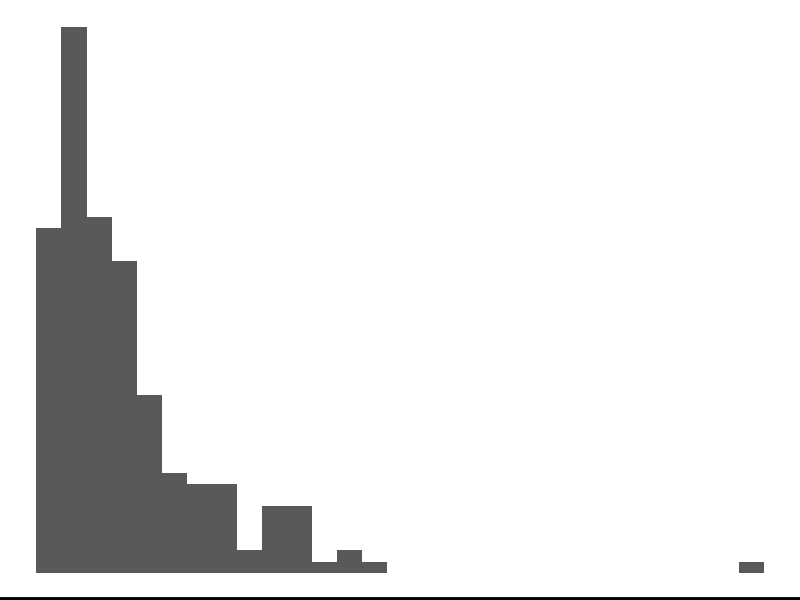
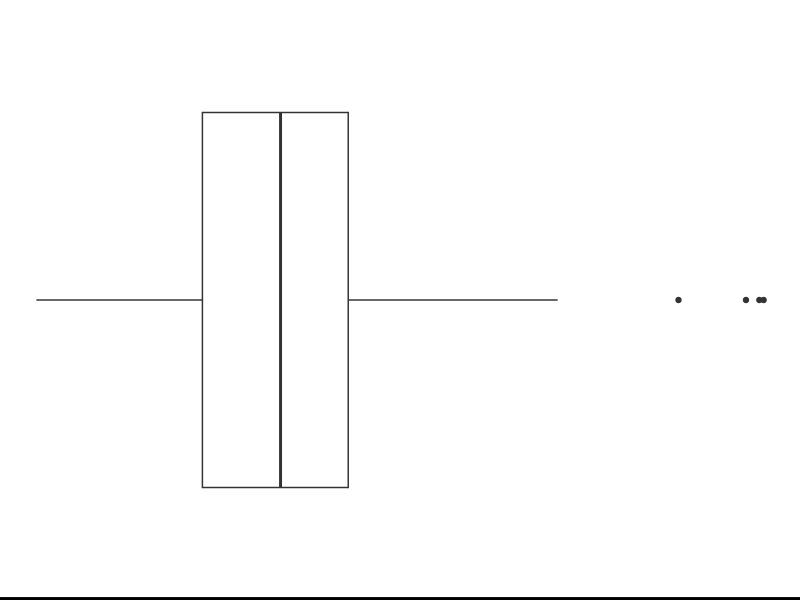
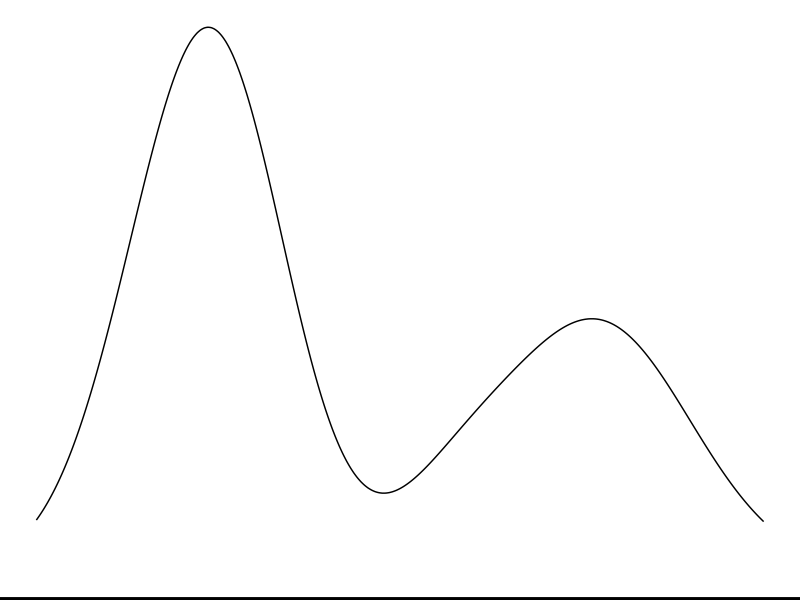
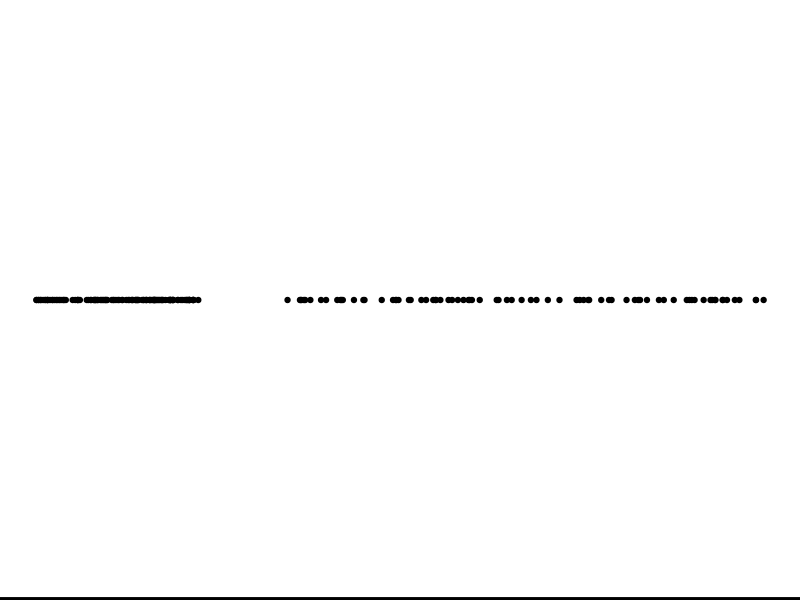
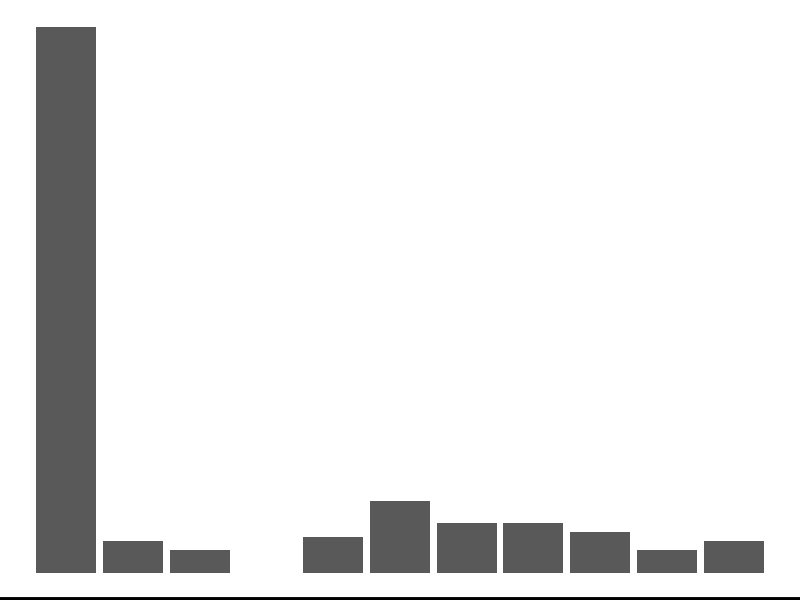
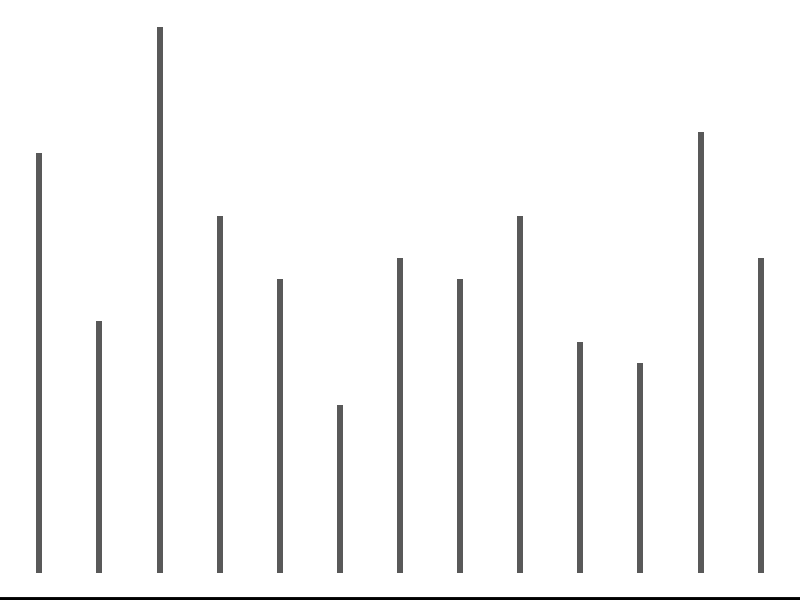
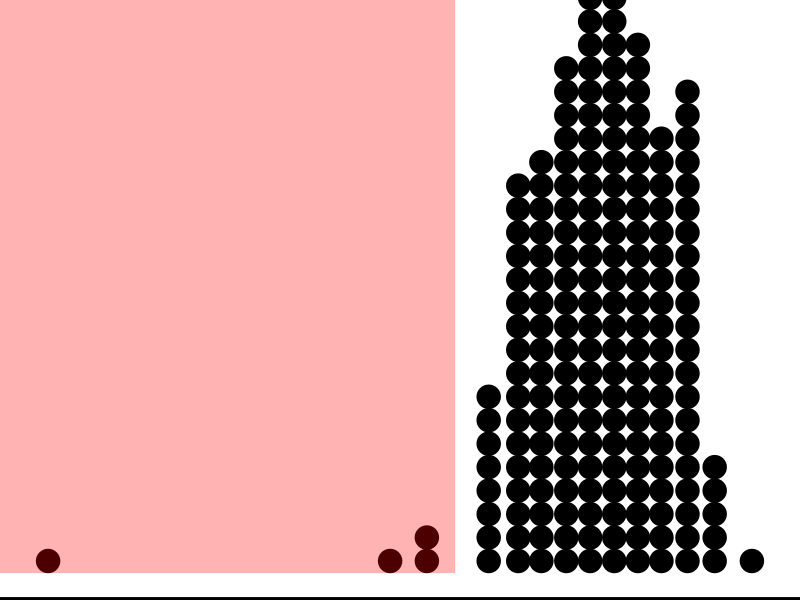
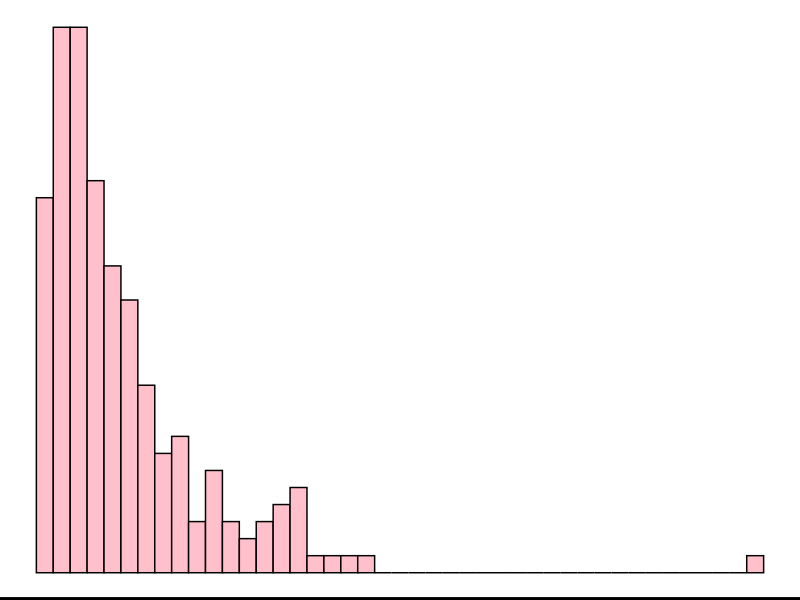

The R source for these figures, in order: (Note: this script raises an error after producing the figures.)
## ---- chunk 1
library(tidyverse)
library(colorspace)
library(readr)
## ---- chunk 2
some_df <- tibble(id = 1:200) %>% 
  mutate(x1 = rexp(n()),
         p1 = rbinom(n(), 1, 0.98),
         x2 = p1 * rnorm(n()) + (1 - p1) * runif(n(), 4, 5),
         p2 = rbinom(n(), 1, 0.6),
         x3 = p2 * rnorm(n()) + (1 - p2) * rnorm(n(), 8, 2),
         x4 = p2 * runif(n(), 1, 3) + (1 - p2) * runif(n(), 4, 10),
         x5 = sample(0:10, size = n(), replace = TRUE, prob = c(0.6, rep(0.04, each = 10))),
         x6 = sample(18:30, size = n(), replace = TRUE),
         p3 = rbinom(n(), 1, 0.98), 
         x7 = p3 * rnorm(n()) + (1 - p3) * runif(n(), -10, -3))

ggplot(some_df, aes(x1)) + 
  geom_histogram(binwidth = 0.3) + 
  theme_void() + 
  theme(axis.line.x = element_line(color = "black", size = 2))

ggplot(some_df, aes(x2, "")) + 
  geom_boxplot(binwidth = 0.3) + 
  theme_void() + 
  theme(axis.line.x = element_line(color = "black", size = 2))

ggplot(some_df, aes(x3)) + 
  geom_density() + 
  theme_void() + 
  theme(axis.line.x = element_line(color = "black", size = 2))

ggplot(some_df, aes(x4, y = 1)) + 
  geom_point() + 
  theme_void() + 
  theme(axis.line.x = element_line(color = "black", size = 2))

ggplot(some_df, aes(x5)) + 
  geom_bar() + 
  theme_void() + 
  theme(axis.line.x = element_line(color = "black", size = 2))

ggplot(some_df, aes(x6)) + 
  geom_histogram(binwidth = 0.1) + 
  theme_void() + 
  theme(axis.line.x = element_line(color = "black", size = 2))

ggplot(some_df, aes(x7)) + 
  geom_dotplot() + 
  theme_void() + 
  annotate("rect", xmin = -Inf, xmax = sort(some_df$x7)[3] + 0.5, ymin = 0, ymax = Inf, fill = "red", alpha = 0.3) + 
  theme(axis.line.x = element_line(color = "black", size = 2))
## ---- chunk 3
ggplot(some_df, aes(x1)) + 
  geom_histogram(binwidth = 0.2, fill = "pink", color = "black") + 
  theme_void() + 
  theme(axis.line.x = element_line(color = "black", size = 2))
## ---- chunk 4
fn <- quantile(mtcars$wt, c(0, 0.25, 0.5, 0.75, 1), type = 7)
iqr <- fn[4] - fn[2]
ggplot(mtcars, aes(wt, "")) + 
  geom_boxplot(size = 1.4, width = 0.2, outlier.color = "#006DAE",
               outlier.size = 3, outlier.fill = "#006DAE") + 
  geom_dotplot(binwidth = 0.1, fill = "gray") + 
  annotate("line", x = fn[c(2,4)], y = 1.3, size = 1.3, color = "#C8008F") +
  annotate("segment", x = fn[c(2, 4, 3)], xend = fn[c(2,4, 3)],
           y = c(1.25, 1.25, 0.75), yend = c(1.35, 1.35, 0.9), size = 1.3, color = "#C8008F") +
  annotate("text", x = c(mean(fn[c(2, 4)]), fn[3]), y = c(1.4, 0.7), label = c("IQR", "median"), size = 10, color = "#C8008F") + 
  # some reason vline didn't work
  annotate("segment", x = c(fn[4] + 1.5 * iqr, fn[2] - 1.5 * iqr),  xend = c(fn[4] + 1.5 * iqr, fn[2] - 1.5 * iqr), y = -Inf, yend = Inf, linetype = "dashed") + 
  theme_void()
## ---- chunk 5
df <- tibble(x = rnorm(200) + c(rep(0, each = 195), rep(10, 5)))
ggplot(df, aes(x)) + 
  geom_histogram() + 
  geom_vline(xintercept = mean(df$x),
             color = "#EE0220", size = 1.3) + 
  geom_vline(xintercept = median(df$x),
             color = "#746FB2", size = 1.3) + 
  theme_void()
## ---- chunk 6
data(galton, package = "UsingR")
df2 <- galton %>% 
  pivot_longer(everything(), 
               names_to = "person", 
               values_to = "height") 
## ---- chunk 7
ggplot(df2, aes(height)) + 
  geom_histogram(binwidth = 1) + 
  facet_wrap(~ person, scale = "free") + 
  labs(x = "Height (inches)", y = "Frequency")

## ---- chunk 8
ggplot(df2, aes(height)) + 
  geom_histogram(binwidth = 1) + 
  facet_grid(. ~ person) + 
  labs(x = "Height (inches)", y = "Frequency")
## ---- chunk 9
galton %>% 
  arrange(parent, child) %>% 
  as_tibble() %>% 
  print(n = 3)
## ---- chunk 10
ggplot(df2, aes(height)) + 
  geom_histogram(binwidth = 1, aes(y = stat(density))) + 
  facet_wrap(~ person) + 
  labs(x = "Height (inches)", y = "Density")

## ---- chunk 11
ggplot(df2, aes(height)) + 
  geom_histogram(binwidth = 0.1, aes(y = stat(density))) + 
  facet_wrap(~ person) + 
  labs(x = "Height (inches)", y = "Density")
## ---- chunk 12
df2sum <- df2 %>% 
  group_by(person) %>% 
  summarise(med = median(height))

ggplot(df2, aes(height)) + 
  geom_histogram(binwidth = 1) + 
  facet_grid(person ~ ., as.table = FALSE) + 
  geom_vline(data = df2sum, 
             aes(xintercept = med), 
             color = "red", size = 2) + 
  labs(x = "Height (inches)", y = "Frequency")

## ---- chunk 13
ggplot(df2, aes(height, person)) + 
  geom_boxplot() + 
  labs(x = "Height (inches)", y = "")

## ---- chunk 14
data("heights", package = "dslabs")
## ---- chunk 15
ggplot(heights, aes(height)) + 
  geom_density(aes(fill = sex), size = 2) +
  scale_fill_discrete_qualitative() + 
  labs(x = "Height (inches)", y = "Density") + 
  theme(legend.position = c(0.2, 0.8)) 

## ---- chunk 16
ggplot(heights, aes(height)) + 
  geom_density(fill = "#027EB6", size = 2) +
  labs(x = "Height (inches)", y = "Density")

## ---- chunk 17
data(father.son, package = "UsingR")
df4 <- father.son %>% 
  pivot_longer(everything(), 
               names_to = "status", 
               values_to = "height") %>% 
  mutate(status = recode(status, 
                         fheight = "father",
                         sheight = "son"))
## ---- chunk 18
ggplot(df4, aes(height)) + 
  geom_histogram(binwidth = 1, aes(y = stat(density))) + 
  facet_grid(status ~ .) +
  geom_density(color = "red", size = 2) + 
  labs(x = "Height (inches)", y = "Density")

## ---- chunk 19
ggplot(df4, aes(sample = height)) +
  geom_qq_line(color = "red", size = 2) + 
  geom_qq() +
  facet_grid(. ~ status) + 
  labs(x = "Theoretical quantiles", y = "Sample quantiles")

## ---- chunk 20
ggplot(df4, aes(height, status)) + 
  geom_boxplot() + 
  labs(x = "Height (inches)", y = "")

## ---- chunk 21
data(boston, package = "spData")
df5 <- boston.c #read_tsv(bostonc[10:length(bostonc)]) 
## ---- chunk 22
df5long <- df5 %>% pivot_longer(c(MEDV:CRIM, 
                                  INDUS, NOX:PTRATIO, LSTAT),
                             names_to = "var",
                             values_to = "value") 
## ---- chunk 23
ggplot(df5, aes(MEDV)) + 
  geom_histogram(binwidth = 1, color = "black", fill = "#008A25") + 
  labs(x = "Median housing value (US$1000)", y = "Frequency")

## ---- chunk 24
ggplot(df5, aes(MEDV, y = "")) + 
  geom_boxplot(fill = "#008A25") + 
  labs(x = "Median housing value (US$1000)", y = "") + 
  theme(axis.line.y = element_blank())

## ---- chunk 25
ggplot(df5, aes(MEDV, y = "")) + 
  geom_jitter() + 
  labs(x = "Median housing value (US$1000)", y = "") + 
  theme(axis.line.y = element_blank())

## ---- chunk 26
ggplot(df5, aes(MEDV)) + 
  geom_density() + 
  geom_rug() + 
  labs(x = "Median housing value (US$1000)", y = "") + 
  theme(axis.line.y = element_blank())

## ---- chunk 27
ggplot(df5, aes(PTRATIO)) + 
  geom_histogram(fill = "#9651A0",  color = "black", binwidth = 0.2) + 
  labs(x = "Pupil-teacher ratio by town", y = "",
       title = "Bin width = 0.2, Left-open") 

## ---- chunk 28
ggplot(df5, aes(PTRATIO)) + 
  geom_histogram(fill = "#9651A0",  color = "black", binwidth = 0.5) + 
  labs(x = "Pupil-teacher ratio by town", y = "",
       title = "Bin width = 0.5, Left-open") 

## ---- chunk 29
ggplot(df5, aes(PTRATIO)) + 
  geom_histogram(fill = "#9651A0",  color = "black", bin = 30) + 
  labs(x = "Pupil-teacher ratio by town", y = "",
       title = "Bin number = 30, Left-open") 

## ---- chunk 30
ggplot(df5, aes(PTRATIO)) + 
  geom_histogram(fill = "#9651A0", color = "black", binwidth = 0.2, closed = "left") + 
  labs(x = "Pupil-teacher ratio by town", y = "",
       title = "Bin width = 0.2, Right-open") 

## ---- chunk 31
ggplot(df5, aes(PTRATIO)) + 
  geom_histogram(fill = "#9651A0", color = "black", binwidth = 0.5, closed = "left") + 
  labs(x = "Pupil-teacher ratio by town", y = "",
       title = "Bin width = 0.5, Right-open") 

## ---- chunk 32
ggplot(df5, aes(PTRATIO)) + 
  geom_histogram(fill = "#9651A0", color = "black",
                 bin = 30, closed = "left") + 
  labs(x = "Pupil-teacher ratio by town", y = "",
       title = "Bin number = 30, Right-open") 

## ---- chunk 33
ggplot(df5long, aes(value)) +
  geom_histogram() +
  facet_wrap( ~var, scale = "free") + 
  labs(x = "", y = "") + 
  theme(axis.text = element_text(size = 12))

## ---- chunk 34
data(movies, package = "ggplot2movies")
## ---- chunk 35
ggplot(movies, aes(length)) +
  geom_histogram() + 
  labs(x = "Length of movie (minutes)", y = "Frequency")

## ---- chunk 36
ggplot(movies, aes(length, y = "")) +
  geom_boxplot() + 
  labs(x = "Length of movie (minutes)", y = "") + 
  theme(axis.line.y = element_blank())

## ---- chunk 37
movies %>% 
  filter(length > 1000) %>% 
  pull(title) %>% 
  cat(sep = "\n")
## ---- chunk 38
movies %>% 
  filter(length < 180) %>% 
  ggplot(aes(length)) +
  geom_histogram(binwidth = 1, fill = "#795549", color = "black") + 
  labs(x = "Length of movie (minutes)", y = "Frequency") 

## ---- chunk 39
data <- c(2, 2, 1, 1, 3, 3, 3, 1)
factor(data)
## ---- chunk 40
factor(data, labels = c("I", "II", "III"))
## ---- chunk 41
# numerical input are ordered in increasing order #<<
factor(c(1, 3, 10))
# character input are ordered alphabetically #<<
factor(c("1", "3", "10"))
# you can specify order of levels explicitly #<<
factor(c("1", "3", "10"),  levels = c("1", "3", "10"))
## ---- chunk 42
x <- factor(c(10, 20, 30, 10, 20))
mean(x)
## ---- chunk 43
mean(as.numeric(x))
## ---- chunk 44
mean(as.numeric(levels(x)[x]))
## ---- chunk 45
mean(as.numeric(as.character(x)))
## ---- chunk 46
data("btw2009", package = "flexclust")
east <- c("Brandenburg", "Mecklenburg-Vorpommern", "Sachsen",
          "Sachsen-Anhalt", "Thueringen")
df1 <- btw2009 %>%  
  group_by(state) %>% 
  summarise(voters = sum(eligible) / 1e6) %>% 
  mutate(loc = ifelse(state %in% east, "East", "West"))
## ---- chunk 47
df1 %>% 
  ggplot(aes(voters, state)) + 
  geom_col() + 
  labs(x = "Voters (millions)", y = "") 

## ---- chunk 48
df1 %>% 
  mutate(state = fct_reorder(state, voters)) %>% 
  ggplot(aes(voters, state)) + 
  geom_col() + 
  labs(x = "Voters (millions)", y = "") 

## ---- chunk 49
df1 %>% 
  mutate(state = fct_reorder(state, voters)) %>% 
  ggplot(aes(voters, state)) + 
  geom_col() + 
  labs(x = "Voters (millions)", y = "") + 
  facet_grid(loc ~ ., scale = "free_y") 
  
## ---- chunk 50
data("Fleiss93", package = "meta")
df8 <- Fleiss93 %>% 
  mutate(total = n.e + n.c)
## ---- chunk 51
df8 %>% 
  mutate(study = fct_reorder(study, desc(total))) %>% 
  ggplot(aes(study, total)) + 
  geom_col() + 
  labs(x = "", y = "Frequency") + 
  guides(x = guide_axis(n.dodge = 2))

## ---- chunk 52
df8 %>% 
  mutate(study = ifelse(total < 2000, "Other", study),
         study = fct_reorder(study, desc(total))) %>% 
  ggplot(aes(study, total)) + 
  geom_col() + 
  labs(x = "", y = "Frequency") 

## ---- chunk 53
data(anorexia, package = "MASS")

df9tab <- table(anorexia$Treat) %>% 
  as.data.frame() %>% 
  rename(Treatment = Var1, Frequency = Freq)

## ---- chunk 54
ggplot(anorexia, aes(Treat)) + 
  geom_bar() + 
  labs(x = "", y = "Frequency") 

## ---- chunk 55
df <- data.frame(var = c("F", "F", "M", "M", "F"))
dftab <- as.data.frame(table(df$var))

df
dftab
## ---- chunk 56
df9 <- as_tibble(Titanic)
## ---- chunk 57
df9 %>% 
  group_by(Class) %>% 
  summarise(total = sum(n)) %>% 
  ggplot(aes(Class, total)) + 
  geom_col(fill = "#ee64a4") + 
  labs(x = "", y = "Frequency") 

## ---- chunk 58
df9 %>% 
  group_by(Sex) %>% 
  summarise(total = sum(n)) %>% 
  ggplot(aes(Sex, total)) + 
  geom_col(fill = "#746FB2") + 
  labs(x = "", y = "Frequency") 

## ---- chunk 59
df9 %>% 
  group_by(Age) %>% 
  summarise(total = sum(n)) %>% 
  ggplot(aes(Age, total)) + 
  geom_col(fill = "#C8008F") + 
  labs(x = "", y = "Frequency") 

## ---- chunk 60
df9 %>% 
  group_by(Survived) %>% 
  summarise(total = sum(n)) %>% 
  ggplot(aes(Survived, total)) + 
  geom_col(fill = "#795549") + 
  labs(x = "Survived", y = "Frequency") 

## ---- chunk 61
library(patchwork)
g1 <- df9 %>% 
  group_by(Class) %>% 
  summarise(total = sum(n)) %>% 
  ggplot(aes(Class, total)) + 
  geom_col() + 
  labs(x = "", y = "Frequency") 

g2 <- df9 %>% 
  group_by(Class) %>% 
  summarise(total = sum(n)) %>% 
  ggplot(aes(Class, total)) + 
  geom_col(fill = "#006DAE") + 
  guides(fill = FALSE) + 
  labs(x = "", y = "Frequency") + 
  scale_fill_discrete_qualitative()

g3 <- df9 %>% 
  group_by(Class) %>% 
  summarise(total = sum(n)) %>% 
  ggplot(aes(Class, total)) + 
  geom_col(aes(fill = Class)) + 
  guides(fill = FALSE) + 
  labs(x = "", y = "Frequency") + 
  scale_fill_discrete_qualitative()

g1 + g2 + g3
## ---- chunk 62
df11 <- tibble(party = c("Fine Gael", "Labour", "Fianna Fail",
                         "Sinn Fein", "Indeps", "Green", "Undecided"),
               nos = c(181, 51, 171, 119, 91, 4, 368)) 
df11v2 <- df11 %>% filter(party != "Undecided")
df11
## ---- chunk 63
g11 <- df11 %>% 
  ggplot(aes("", nos, fill = party)) + 
  geom_col(color = "black") + 
  labs(y = "", x = "") + 
  coord_polar("y") +
  theme(axis.line = element_blank(),
        axis.line.y = element_blank(),
        axis.text = element_blank(),
        panel.grid.major = element_blank()) +
  scale_fill_discrete_qualitative(name = "Party")
g11

## ---- chunk 64
g11 %+% df11v2 + 
  # below is needed to keep the same color scheme as before
  scale_fill_manual(values = qualitative_hcl(7)[1:6])

## ---- chunk 65
df <- data.frame(var = c("A", "B", "C"), perc = c(40, 40, 20))
g <- ggplot(df, aes("", perc, fill = var)) + 
  geom_col()
g
## ---- chunk 66
g + coord_polar("y")
## ---- chunk 67
dummy <- data.frame(var = LETTERS[1:20], 
                 n = round(rexp(20, 1/100)))
g <- ggplot(dummy, aes(var, n)) + geom_col(fill = "pink", color = "black")
g
## ---- chunk 68
g + coord_polar("x") + theme_void()
